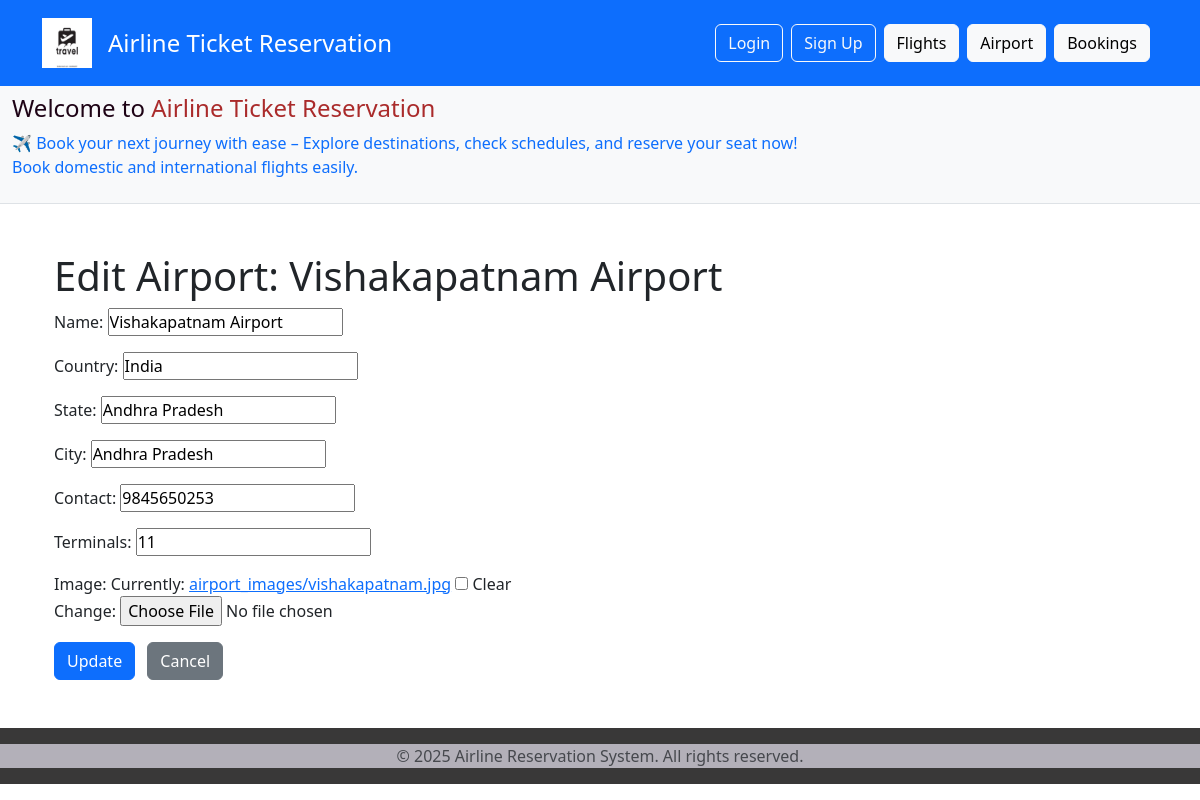
The app's page /update/3/, older data.
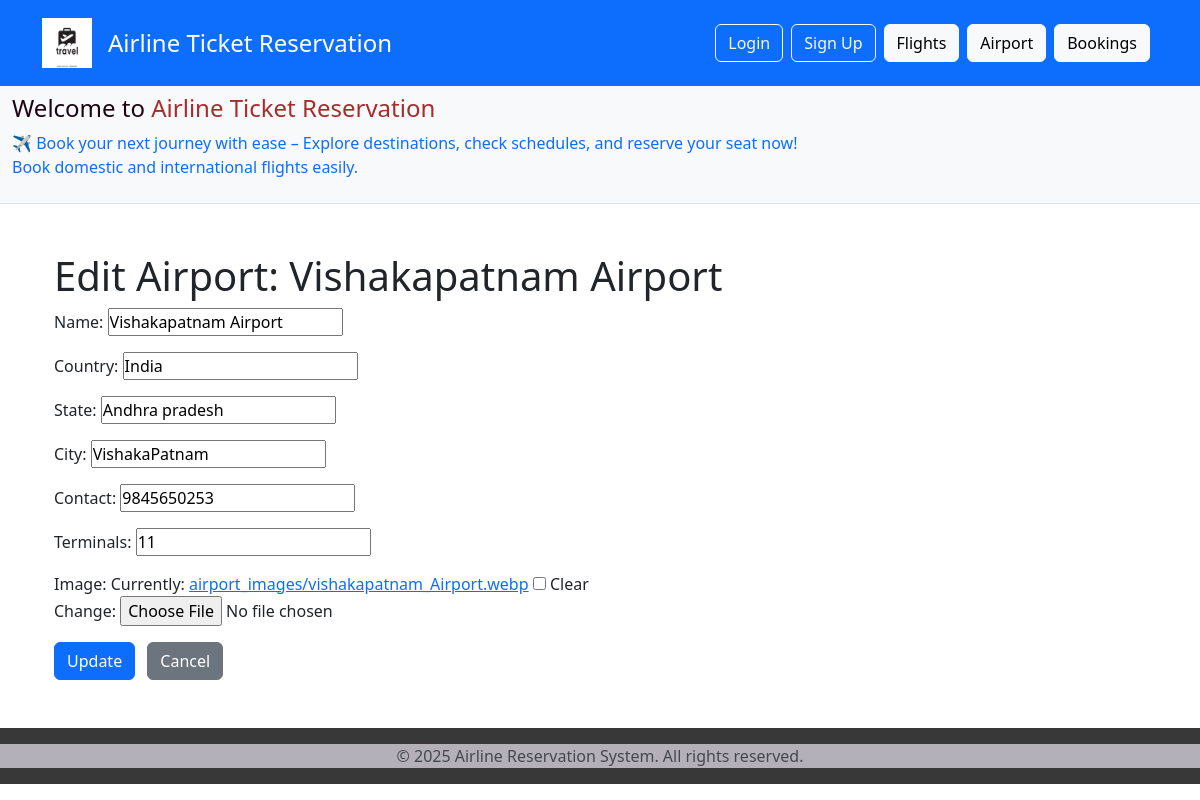
The same page, newer data.
### airport/models.py (models this page shows, shortened)
class Airport(models.Model):
    name = models.CharField(max_length=100)
    country = models.CharField(max_length=100)
    state = models.CharField(max_length=100)
    city = models.CharField(max_length=100)
    contact = models.CharField(max_length=10)
    terminals = models.IntegerField()
    image = models.ImageField(upload_to='airport_images/', blank=True, null=True)
    created_at = models.DateTimeField(auto_now_add=True)

### airport/views.py (the view)
# urls.py: path('update/<int:pk>/', views.airport_update, name='update'),
def airport_update(request, pk):
    airport = get_object_or_404(Airport, pk=pk)
    if request.method == 'POST':
        form = AirportForm(request.POST, instance=airport)
        if form.is_valid():
            form.save()
            return redirect('airport:airport_list')
    else:
        form = AirportForm(instance=airport)
    return render(request, 'update_airport.html', {'form': form, 'airport': airport})

### airport/forms.py
class AirportForm(forms.ModelForm):
    class Meta:
        model = Airport
        fields = '__all__'
        widgets = {
            'created_at': forms.DateTimeInput(attrs={'type': 'datetime-local'}),
        }

### airport/templates/update_airport.html (shortened to what this page needs)
{% extends 'base.html' %}
{% block content %}
<div class="container my-4">
  <h1>Edit Airport: {{ airport.name }}</h1>
  <form method="post" novalidate>
    {{ form.as_p }}
    <button type="submit" class="btn btn-primary">Update</button>
    <a href="{% url 'airport:list' %}" class="btn btn-secondary ms-2">Cancel</a>
  </form>
</div>
{% endblock %}

Row changes from the older to the newer data that the page shows:
changed Airport "Vishakapatnam Airport": state "Andhra Pradesh" → "Andhra pradesh"; city "Andhra Pradesh" → "VishakaPatnam"
Text that changed along with them:
text no longer shown: "Name: Country: State: City: Contact: Terminals: Image: Currently: airport_images/vishakapatnam.jpg Clear Change:"
text now shown: "Name: Country: State: City: Contact: Terminals: Image: Currently: airport_images/vishakapatnam_Airport.webp Clear Change:"
